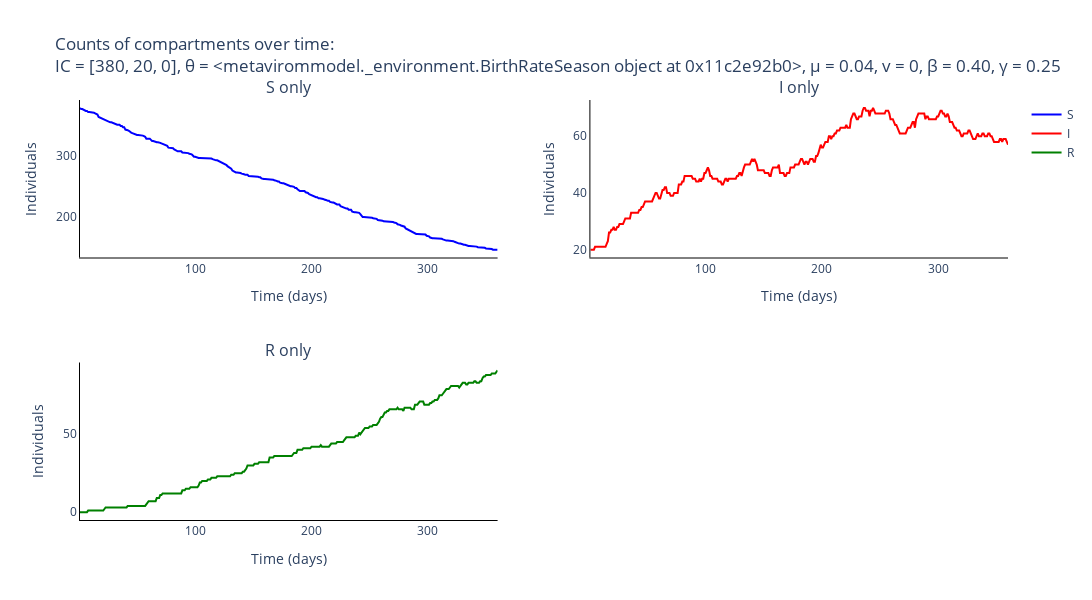

The notebook cell saved with this chart:
### Markdown cell above
### Plot output of Gillespie for the different compartments

### Code cell
# Trace names - represent the type of individuals for the simulation
trace_name = ['{}'.format(s) for s in compartments]

# Names of panels
panels = ['{} only'.format(s) for s in compartments]

fig = go.Figure()
fig = make_subplots(rows=int(np.ceil(len(panels)/2)), cols=2, subplot_titles=tuple('{}'.format(p) for p in panels))

# Add traces to the separate counts panels
for s, spec in enumerate(compartments):
    fig.add_trace(
        go.Scatter(
            y=np.mean(output_algorithm[:, :, s], axis=0).tolist(),
            x=times,
            mode='lines',
            name=trace_name[s],
            line_color=colours[s]
        ),
        row= int(np.floor(s / 2)) + 1,
        col= s % 2 + 1
    )

# Add axis labels
fig.update_layout(
    title='Counts of compartments over time:<br>IC = {}, θ = {}, μ = {}, v = {}, β = {:.2f}, γ = {:.2f}'.format(parameters[0:3], parameters[3], parameters[4], parameters[5], parameters[6], parameters[7]),
    width=1100, 
    height=600,
    plot_bgcolor='white',
    xaxis=dict(
        linecolor='black',
        title = 'Time (days)'
        ),
    yaxis=dict(
        linecolor='black',
        title = 'Individuals'),
    xaxis2=dict(
        linecolor='black',
        title = 'Time (days)'
        ),
    yaxis2=dict(
        linecolor='black',
        title = 'Individuals'),
    xaxis3=dict(
        linecolor='black',
        title = 'Time (days)'
        ),
    yaxis3=dict(
        linecolor='black',
        title = 'Individuals')
    #legend=dict(
    #    orientation="h",
    #    yanchor="bottom",
    #    y=1.02,
    #    xanchor="right",
    #    x=1
    #)
    )

fig.write_image('images/SIR-gillespie-HPV.pdf')
fig.show()

### Figure 1 — Plotly figure (JSON) as saved in the notebook; plotly's stock layout.template omitted (floating-point values rounded to 4 significant figures; data arrays with more than 128 entries replaced by an {"elided": "..."} marker saying what was removed)
{"data": [{"line": {"color": "blue"}, "mode": "lines", "name": "S", "type": "scatter", "x": {"elided": "360 int values"}, "xaxis": "x", "y": {"elided": "360 int values"}, "yaxis": "y"}, {"line": {"color": "red"}, "mode": "lines", "name": "I", "type": "scatter", "x": {"elided": "360 int values"}, "xaxis": "x2", "y": {"elided": "360 int values"}, "yaxis": "y2"}, {"line": {"color": "green"}, "mode": "lines", "name": "R", "type": "scatter", "x": {"elided": "360 int values"}, "xaxis": "x3", "y": {"elided": "360 int values"}, "yaxis": "y3"}], "layout": {"annotations": [{"font": {"size": 16}, "showarrow": false, "text": "S only", "x": 0.225, "xanchor": "center", "xref": "paper", "y": 1, "yanchor": "bottom", "yref": "paper"}, {"font": {"size": 16}, "showarrow": false, "text": "I only", "x": 0.775, "xanchor": "center", "xref": "paper", "y": 1, "yanchor": "bottom", "yref": "paper"}, {"font": {"size": 16}, "showarrow": false, "text": "R only", "x": 0.225, "xanchor": "center", "xref": "paper", "y": 0.375, "yanchor": "bottom", "yref": "paper"}], "height": 600, "plot_bgcolor": "white", "title": {"text": "Counts of compartments over time:<br>IC = [380, 20, 0], θ = <metavirommodel._environment.BirthRateSeason object at 0x11c2e92b0>, μ = 0.04, v = 0, β = 0.40, γ = 0.25"}, "width": 1100, "xaxis": {"anchor": "y", "domain": [0, 0.45], "linecolor": "black", "title": {"text": "Time (days)"}}, "xaxis2": {"anchor": "y2", "domain": [0.55, 1], "linecolor": "black", "title": {"text": "Time (days)"}}, "xaxis3": {"anchor": "y3", "domain": [0, 0.45], "linecolor": "black", "title": {"text": "Time (days)"}}, "xaxis4": {"anchor": "y4", "domain": [0.55, 1]}, "yaxis": {"anchor": "x", "domain": [0.625, 1], "linecolor": "black", "title": {"text": "Individuals"}}, "yaxis2": {"anchor": "x2", "domain": [0.625, 1], "linecolor": "black", "title": {"text": "Individuals"}}, "yaxis3": {"anchor": "x3", "domain": [0, 0.375], "linecolor": "black", "title": {"text": "Individuals"}}, "yaxis4": {"anchor": "x4", "domain": [0, 0.375]}}}
